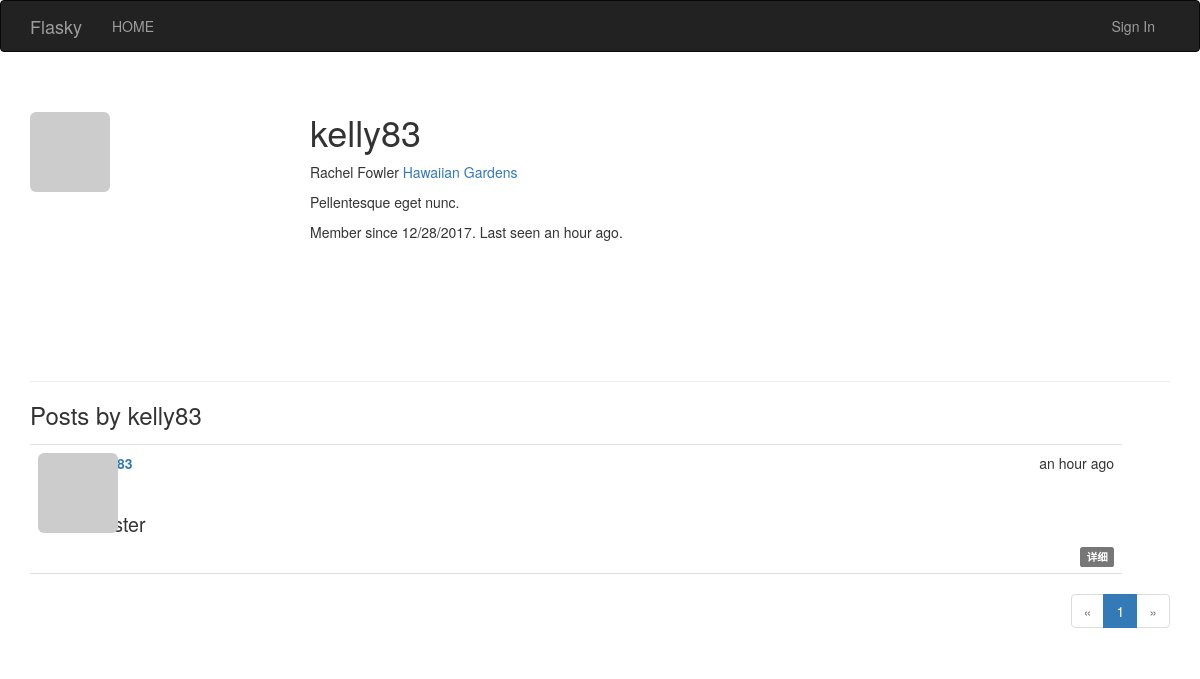
The page /user/kelly83 on the database as committed earlier.
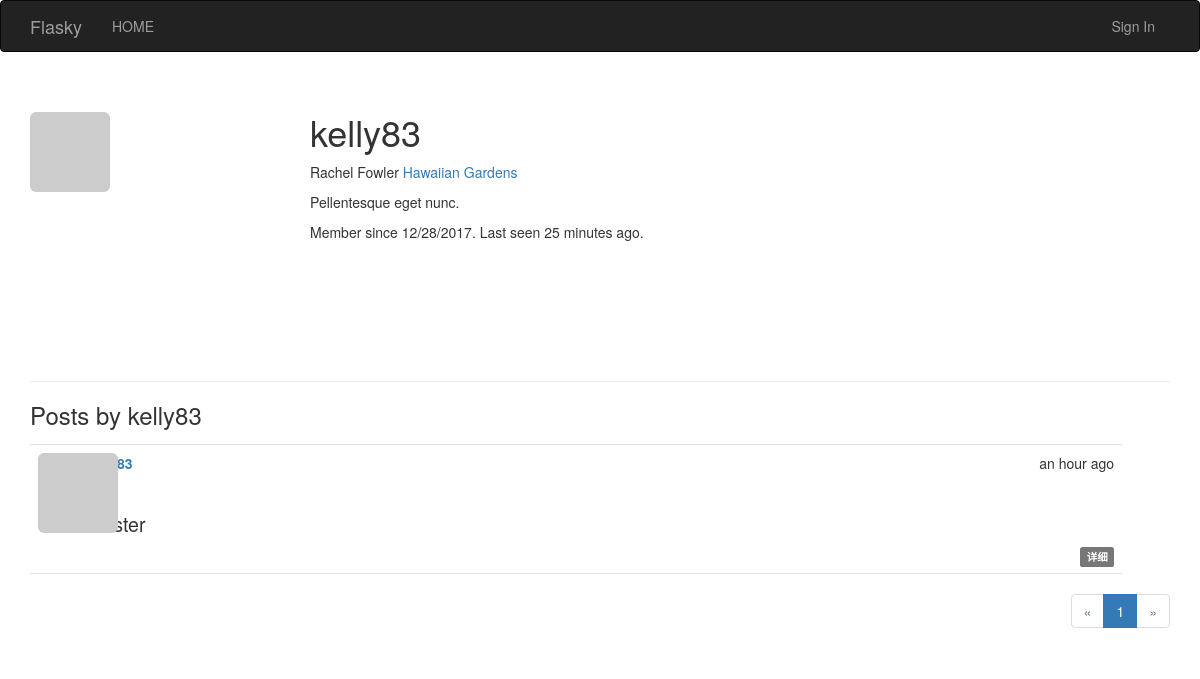
The same page on the database as committed later.
### app/models.py (models this page shows, shortened)
class User(UserMixin, db.Model):
    __tablename__ = 'users'
    id = db.Column(db.Integer, primary_key=True)
    email = db.Column(db.String(64), unique=True, index=True)
    username = db.Column(db.String(64), unique=True, index=True)
    password_hash = db.Column(db.String(128))
    role_id = db.Column(db.Integer, db.ForeignKey('roles.id'))
    confirmed = db.Column(db.Boolean, default=False)
    name = db.Column(db.String(64))
    location = db.Column(db.String(64))
    about_me = db.Column(db.Text())
    member_since = db.Column(db.DateTime(), default=datetime.utcnow)
    last_seen = db.Column(db.DateTime(), default=datetime.utcnow)
    posts = db.relationship('Post', backref='author', lazy='dynamic')
    @property
    def password(self):
        raise AttributeError('password is not a readable attribute')
    def gravatar(self, size=100, default='identicon', rating='g'):
        if request.is_secure:
            url = 'https://secure.gravatar.com/avatar'
        else:
            url = 'http://www.gravatar.com/avatar'
        hash = hashlib.md5(self.email.encode('utf-8')).hexdigest()
        return '{}/{}?s={}&d={}&r={}'.format(url, hash, size, default, rating)

class Post(db.Model):
    __tablename__ = 'posts'
    id = db.Column(db.Integer, primary_key=True)
    body = db.Column(db.Text)
    timestamp = db.Column(db.DateTime, index=True, default=datetime.utcnow)
    author_id = db.Column(db.Integer, db.ForeignKey('users.id'))
    body_html = db.Column(db.Text)

### app/main/views.py (the view)
@main.route('/user/<username>')
def user(username):
    user = User.query.filter_by(username=username).first()
    if user is None:
        abort(404)
    page = request.args.get('page', 1, type=int)
    pagination = user.posts.order_by(Post.timestamp.desc()).paginate(
        page, per_page=current_app.config['POSTS_PER_PAGE'],
        error_out=False)
    posts = pagination.items
    return render_template('user.html', user=user, posts=posts, pagination=pagination)

### app/auth/views.py (called while the page is built)
@auth.before_app_request
def before_request():
    if current_user.is_authenticated:
        current_user.ping()
        if not current_user.confirmed and request.endpoint[:5]!='auth.':
            flash("尽快认证账号")

### app/main/__init__.py (called while the page is built)
@main.app_context_processor
def inject_permissions():
    return dict(Permission=Permission)

### app/models.py (called while the page is built)
    def is_administrator(self):
        return False

### app/templates/user.html (shortened to what this page needs)
{% extends "base.html"%}
{% import "_macros.html" as macros%}
{% block page_content %}
<div class="page-header">
    <img class="img-rounded profile-thumbnail" src="{{ user.gravatar(size=256)}} " >
    <div class="profile-header" >
        <h1>{{user.username}}</h1>
        {% if user.name or user.location%}
        <p>{% if user.name%}{{user.name}}{% endif%}
        {% if user.location%}<a href="http://maps.baidu.com/?q={{user.location}}">{{ user.location}}</a>{%endif%}
        </p>
        {% endif%}
        {% if user.about_me %}<p>{{ user.about_me }}</p>{% endif %}
        <p>
            Member since {{ moment(user.member_since).format('L') }}.
            Last seen {{ moment(user.last_seen).fromNow() }}.
        </p>
    </div>
</div>
<div class="posts">
    <h3>Posts by {{ user.username }}</h3>
    {% include '_posts.html'%}
{% if pagination %}
<div class="pagination">
    {{ macros.pagination_widget(pagination, '.user', username=user.username) }}
</div>
{% endif %}
</div>
{% endblock %}

### app/templates/base.html (shortened to what this page needs)
{% extends "bootstrap/base.html" %}
{% block head %}
{{ super() }}
<link rel="stylesheet" type="text/css" href="{{ url_for('static', filename='styles.css') }}">
{% endblock %}
{% block navbar %}
<div class="navbar navbar-inverse" role="navigation">
    <div class="container">
        <div class="'navbar-header">
            <a class="navbar-brand" href="/">Flasky</a>
        </div>
        <div class="navbar-collapse collapse">
            <ul class="nav navbar-nav">
                <li><a href="/">HOME</a> </li>
            </ul>
            <ul class="nav navbar-nav navbar-right">
                {% if current_user.is_authenticated %}
                <li><a href="{{ url_for('auth.logout') }}">Sign Out</a></li>
                {% else %}
                <li><a href="{{ url_for('auth.login') }}">Sign In</a></li>
                {% endif %}
            </ul>
        </div>
    </div>
</div>
{% endblock %}
{% block content%}
<div class="container">
    {% block page_content %}{% endblock %}
</div>
{% endblock %}

### app/templates/_macros.html
{% macro pagination_widget(pagination,endpoint) %}
<ul class="pagination">
    <li {%if not pagination.has_prev%} class="disabled" {%endif%}>
        <a href="{%if pagination.has_prev%}{{url_for(endpoint,page=pagination.page-1,**kwargs)}}
                {%else%}#{% endif %}">&laquo;</a>
    </li>
    {% for p in pagination.iter_pages() %}
        {% if p %}
            {% if p == pagination.page %}
            <li class="active">
                <a href="{{url_for(endpoint,page=p,**kwargs)}}">{{p}}</a>
            </li>
            {% else %}
                <li><a href="{{url_for(endpoint,page=p,**kwargs)}}">{{p}}</a></li>
            {% endif %}
        {% else %}
        <li class="disabled"><a href="#">&hellip;</a> </li>
        {% endif %}
    {% endfor %}
    <li {% if not pagination.has_next %} class="disabled"{% endif %}>
        <a href="{% if pagination.has_next %}{{ url_for(endpoint,page = pagination.page + 1, **kwargs) }}{% else %}#{% endif %}">&raquo;
        </a>
    </li>
</ul>
{% endmacro %}

### app/templates/_posts.html (shortened to what this page needs)
<ul class="posts">
    {% for post in posts %}
    <li class="post">
        <div class="post-thumbnail">
            <a href="{{ url_for('.user', username=post.author.username) }}">
                <img class="img-rounded profile-thumbnail" src="{{ post.author.gravatar(size=40) }}">
            </a>
        </div>
        <div class="post-content">
            <div class="post-date">{{ moment(post.timestamp).fromNow() }}</div>
            <div class="post-author"><a href="{{ url_for('.user', username=post.author.username) }}">{{ post.author.username }}</a></div>
            <div class="post-body">
                {% if post.body_html %}
                    {{ post.body_html |safe}}
                {% else %}
                    {{ post.body}}
                {% endif %}
            </div>
            <div class="post-footer">
                <a href="{{url_for('.post',id=post.id)}}">
                    <span class="label label-default">详细</span>
                </a>
            </div>
        </div>
    </li>
    {% endfor %}
</ul>

### app/static/styles.css (style rules this page uses)
.profile-thumbnail { position: absolute; }
.profile-header { min-height: 260px; margin-left: 280px; }
ul.posts { list-style-type: none; padding: 0px; margin: 16px 48px 0px 0px; border-top: 1px solid #e0e0e0; }
ul.posts li.post { padding: 8px; border-bottom: 1px solid #e0e0e0; }
div.post-date { float: right; }
div.post-author { font-weight: bold; }
div.post-thumbnail { position: absolute; }
div.post-content { margin-left: 48px; min-height: 48px; }
div.post-footer { text-align: right; }
div.pagination { width: 100%; text-align: right; padding: 0px; margin: 0px; }
.post-body h1 { font-size: 140%; }

Rows that differ between the two databases and show on the page:
changed User "kelly83": last_seen "an hour ago" → "25 minutes ago"
